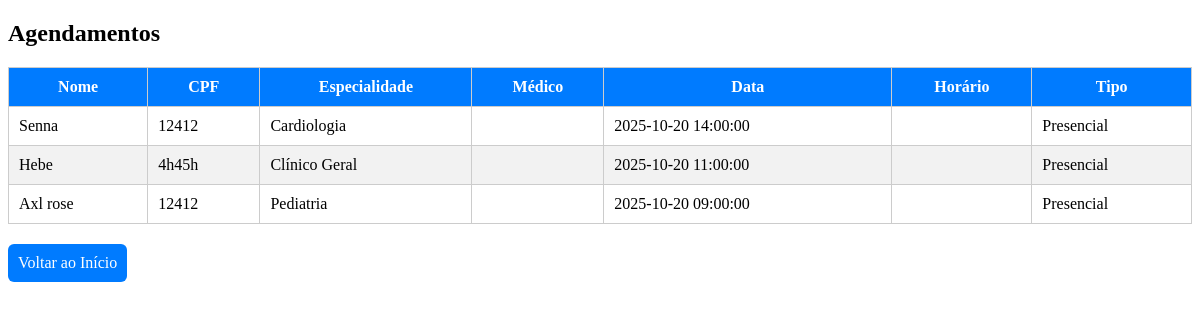
The app's page /Pages/listar_agendamentos.php with its own data.
### tables this page shows
CREATE TABLE `agendamentos` (
  `id` int(11) NOT NULL,
  `nome_completo` varchar(255) NOT NULL,
  `cpf` varchar(14) NOT NULL,
  `data_nascimento` date NOT NULL,
  `telefone` varchar(20) DEFAULT NULL,
  `especialidade` varchar(100) DEFAULT NULL,
  `medico` varchar(100) DEFAULT NULL,
  `data_consulta` datetime NOT NULL,
  `horario` time DEFAULT NULL,
  `tipo_consulta` varchar(50) DEFAULT NULL,
  `observacoes` text DEFAULT NULL,
  `status` varchar(50) DEFAULT 'Confirmado',
  `medico_id` int(11) DEFAULT NULL,
  `medico_desejado` varchar(100) DEFAULT NULL
);

### Pages/listar_agendamentos.php (the view, shortened to what this page needs)
<?php
include 'Conectar.php';
$funcao = $_SESSION['usuario_funcao'] ?? '';
$especialidade = $_SESSION['usuario_especialidade'] ?? '';
if ($funcao === 'Médico') {
    $sql = "SELECT * FROM agendamentos WHERE especialidade = ?";
    $stmt = $conn->prepare($sql);
    $stmt->bind_param("s", $especialidade);
} else {
    $sql = "SELECT * FROM agendamentos";
    $stmt = $conn->prepare($sql);
}
$stmt->execute();
$result = $stmt->get_result();
?>
<!DOCTYPE html>
<html lang="pt-br">
<head>
</head>
<body>
<h2>Agendamentos</h2>
<table>
  <thead>
    <tr>
      <th>Nome</th>
      <th>CPF</th>
      <th>Especialidade</th>
      <th>Médico</th>
      <th>Data</th>
      <th>Horário</th>
      <th>Tipo</th>
    </tr>
  </thead>
  <tbody>
    <?php while ($row = $result->fetch_assoc()): ?>
    <tr>
      <td><?= htmlspecialchars($row['nome_completo']) ?></td>
      <td><?= htmlspecialchars($row['cpf']) ?></td>
      <td><?= htmlspecialchars($row['especialidade']) ?></td>
      <td><?= htmlspecialchars($row['medico']) ?></td>
      <td><?= htmlspecialchars($row['data_consulta']) ?></td>
      <td><?= htmlspecialchars($row['horario']) ?></td>
      <td><?= htmlspecialchars($row['tipo_consulta']) ?></td>
    </tr>
    <?php endwhile; ?>
  </tbody>
</table>
<a class="btn" href="../Pages/pagina-principal.php">Voltar ao Início</a>
</body>
</html>

### Pages/listar_agendamentos.php (style rules this page uses)
table { width: 100%; border-collapse: collapse; margin-top: 20px; }
th, td { border: 1px solid #ccc; padding: 10px; }
th { background-color: #007bff; color: white; }
tr:nth-child(even) { background-color: #f2f2f2; }
.btn { background-color: #007bff; color: white; padding: 10px; text-decoration: none; border-radius: 6px; display: inline-block; margin-top: 20px; }

### records on screen
agendamentos: nome_completo "Senna", cpf "12412", especialidade "Cardiologia", data_consulta "2025-10-20 14:00:00", tipo_consulta "Presencial"
agendamentos: nome_completo "Hebe", cpf "4h45h", especialidade "Clínico Geral", data_consulta "2025-10-20 11:00:00", tipo_consulta "Presencial"
agendamentos: nome_completo "Axl rose", cpf "12412", especialidade "Pediatria", data_consulta "2025-10-20 09:00:00", tipo_consulta "Presencial"
